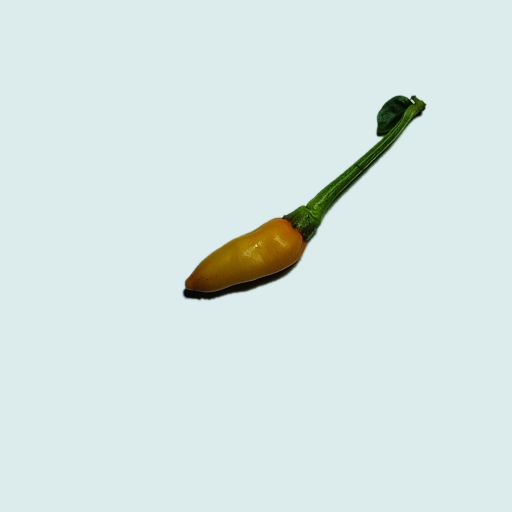
#> input picture dataset/raw/medium_ripe/IMG_20261107_150013.jpg, 1024 x 1024 px (shown at 1/2 size)
$ python -i crop.py   (imports and definitions only)
#> lines starting #> are read from the running program, lines starting #| are printed output that depends on the picture; after the words box and inside, x2 and y2 are one past the last pixel; in counts of white or black regions, pixels touching at a corner belong together
"""Crop v1: tách quả ớt khỏi nền và xuất ảnh vuông 224×224.

Quy ước quan trọng:
- Ảnh đầu vào là RGB uint8 ``[0, 255]``; KHÔNG rescale, KHÔNG đổi sang ``[0, 1]``.
- Raw luôn giữ nguyên; module này chỉ tạo ảnh derivative trong bộ nhớ.
- Cùng một hàm ``crop_v1`` phải được dùng khi tạo derivative và khi inference.

Thuật toán (``crop_v1``):
1. Ước lượng nền: median dải viền, hoặc ``background_ref`` do người gọi truyền.
2. Mask foreground: khoảng cách Euclid RGB > ``threshold``.
3. Morphology mở/đóng, giữ component lớn nhất, dilation để giữ cuống.
4. Bbox + padding ``pad_frac`` × max(w, h), vuông hoá, clamp/pad bằng màu nền.
5. Resize bilinear về ``output_size`` (mặc định 224).

Trạng thái:
- ``ok``: crop dùng được.
- ``needs_review``: mask quá nhỏ/quá lớn; vẫn xuất ảnh để kiểm tra nhưng KHÔNG
  đưa vào training cho đến khi duyệt.
- ``failed``: không có foreground; inference phải trả ``crop_failed`` và không dự đoán.
"""
from __future__ import annotations

from dataclasses import dataclass, field

import numpy as np
from PIL import Image, ImageFilter

CROP_VERSION = "crop_v1"

DEFAULT_THRESHOLD = 30.0
DEFAULT_PAD_FRAC = 0.20
DEFAULT_OUTPUT_SIZE = 224
DEFAULT_BORDER_FRAC = 0.05
DEFAULT_MIN_AREA_FRAC = 0.005
DEFAULT_MAX_AREA_FRAC = 0.60
DEFAULT_DILATE_PX = 2


@dataclass
class CropResult:
    """Kết quả crop_v1.

    ``image`` là RGB uint8 ``(output_size, output_size, 3)`` hoặc ``None`` nếu failed.
    ``mask`` chỉ dùng cho QA/debug, không serialize vào metadata.
    """

    image: np.ndarray | None
    bbox: tuple[int, int, int, int] | None
    crop_box: tuple[int, int, int, int] | None
    background_rgb: tuple[int, int, int]
    threshold: float
    status: str
    reason: str
    mask_area_frac: float
    pad_frac: float
    output_size: int
    source_size: tuple[int, int]
    mask: np.ndarray | None = field(default=None, repr=False)


def _as_rgb_array(image) -> np.ndarray:
    """Chuyển PIL Image / numpy array về RGB uint8 ``(H, W, 3)`` liên tục."""
    if isinstance(image, Image.Image):
        arr = np.asarray(image.convert("RGB"), dtype=np.uint8)
    else:
        arr = np.asarray(image)
        if arr.ndim == 2:
            arr = np.stack([arr, arr, arr], axis=-1)
        if arr.ndim != 3 or arr.shape[2] not in (3, 4):
            raise ValueError(f"Ảnh phải có 3 hoặc 4 kênh, nhận được shape {arr.shape}")
        if arr.shape[2] == 4:
            arr = arr[..., :3]
        if arr.dtype != np.uint8:
            arr = np.clip(arr, 0, 255).astype(np.uint8)
    return np.ascontiguousarray(arr)


# [4 lines left out: function load_image_rgb, not called in this run]


def estimate_background(image, border_frac: float = DEFAULT_BORDER_FRAC) -> np.ndarray:
    """Ước lượng màu nền bằng median dải viền ảnh.

    Trả về ``np.ndarray`` float32 shape ``(3,)``. Ảnh cũ có nền đồng nhất
    ≈ RGB(220, 235, 235); deployment nên truyền ``background_ref`` thay vì
    dựa vào viền nếu nền không đồng nhất.
    """
    arr = _as_rgb_array(image)
    h, w = arr.shape[:2]
    band = max(1, int(round(min(h, w) * float(border_frac))))
    parts = [
        arr[:band, :, :].reshape(-1, 3),
        arr[-band:, :, :].reshape(-1, 3),
        arr[:, :band, :].reshape(-1, 3),
        arr[:, -band:, :].reshape(-1, 3),
    ]
    pixels = np.concatenate(parts, axis=0)
    return np.median(pixels, axis=0).astype(np.float32)


def foreground_mask(image, background_rgb, threshold: float = DEFAULT_THRESHOLD) -> np.ndarray:
    """Mask boolean: pixel có khoảng cách Euclid RGB tới nền > ``threshold``."""
    arr = _as_rgb_array(image)
    bg = np.asarray(background_rgb, dtype=np.float32).reshape(1, 1, 3)
    diff = arr.astype(np.float32) - bg
    distance = np.sqrt(np.sum(diff * diff, axis=-1))
    return distance > float(threshold)


def _apply_filter(mask: np.ndarray, filt) -> np.ndarray:
    img = Image.fromarray((mask.astype(np.uint8) * 255))
    return np.asarray(img.filter(filt)) > 127


def _row_runs(row: np.ndarray) -> list[tuple[int, int]]:
    """Các đoạn ``True`` liên tiếp trong một hàng → [(start, end), ...]."""
    if not row.any():
        return []
    padded = np.concatenate(([False], row, [False]))
    diff = np.diff(padded.astype(np.int8))
    starts = np.flatnonzero(diff == 1)
    ends = np.flatnonzero(diff == -1)
    return [(int(s), int(e)) for s, e in zip(starts, ends)]


def _largest_component(mask: np.ndarray) -> np.ndarray:
    """Giữ component liên thông lớn nhất (run-length + union-find, không cần scipy)."""
    h, _w = mask.shape
    rows = [_row_runs(mask[y]) for y in range(h)]

    parent: list[int] = []
    length: list[int] = []

    def find(i: int) -> int:
        while parent[i] != i:
            parent[i] = parent[parent[i]]
            i = parent[i]
        return i

    def union(a: int, b: int) -> None:
        ra, rb = find(a), find(b)
        if ra == rb:
            return
        if ra < rb:
            parent[rb] = ra
            length[ra] += length[rb]
        else:
            parent[ra] = rb
            length[rb] += length[ra]

    run_ids: list[list[int]] = []
    for runs in rows:
        ids = []
        for start, end in runs:
            rid = len(parent)
            parent.append(rid)
            length.append(end - start)
            ids.append(rid)
        run_ids.append(ids)

    if not parent:
        return np.zeros_like(mask, dtype=bool)

    for y in range(1, h):
        prev, cur = rows[y - 1], rows[y]
        i = j = 0
        while i < len(prev) and j < len(cur):
            s1, e1 = prev[i]
            s2, e2 = cur[j]
            if s1 < e2 and s2 < e1:
                union(run_ids[y - 1][i], run_ids[y][j])
            if e1 <= e2:
                i += 1
            else:
                j += 1

    best_root = max(range(len(parent)), key=lambda i: length[find(i)])
    best_root = find(best_root)

    out = np.zeros_like(mask, dtype=bool)
    for y, runs in enumerate(rows):
        for (start, end), rid in zip(runs, run_ids[y]):
            if find(rid) == best_root:
                out[y, start:end] = True
    return out


def clean_mask(
    mask: np.ndarray,
    dilate_px: int = DEFAULT_DILATE_PX,
    open_size: int = 3,
    close_size: int = 5,
) -> np.ndarray:
    """Mở/đóng morphology → giữ component lớn nhất → dilation.

    Dilation giúp giữ cuống mảnh và tránh cắt sát mép quả. Không dùng scipy để
    giữ đường inference trên Termux nhẹ.
    """
    out = mask.astype(bool)
    if open_size >= 3:
        out = _apply_filter(out, ImageFilter.MinFilter(open_size))
        out = _apply_filter(out, ImageFilter.MaxFilter(open_size))
    if close_size >= 3:
        out = _apply_filter(out, ImageFilter.MaxFilter(close_size))
        out = _apply_filter(out, ImageFilter.MinFilter(close_size))
    out = _largest_component(out)
    if dilate_px > 0:
        size = 2 * int(dilate_px) + 1
        out = _apply_filter(out, ImageFilter.MaxFilter(size))
    return out


def crop_v1(
    image,
    background_ref=None,
    threshold: float = DEFAULT_THRESHOLD,
    pad_frac: float = DEFAULT_PAD_FRAC,
    output_size: int = DEFAULT_OUTPUT_SIZE,
    border_frac: float = DEFAULT_BORDER_FRAC,
    min_area_frac: float = DEFAULT_MIN_AREA_FRAC,
    max_area_frac: float = DEFAULT_MAX_AREA_FRAC,
    dilate_px: int = DEFAULT_DILATE_PX,
) -> CropResult:
    """Crop một ảnh RGB theo ``crop_v1``.

    ``background_ref``: màu nền (tuple/list/array 3 phần tử) hoặc ``None`` để
    ước lượng từ viền ảnh. Deployment nên truyền frame nền tham chiếu.
    """
    arr = _as_rgb_array(image)
    h, w = arr.shape[:2]
    source_size = (int(w), int(h))

    if background_ref is None:
        bg = estimate_background(arr, border_frac=border_frac)
    else:
        bg = np.asarray(background_ref, dtype=np.float32).reshape(-1)[:3]

    mask = foreground_mask(arr, bg, threshold=threshold)
    mask = clean_mask(mask, dilate_px=dilate_px)
    area_frac = float(mask.mean())

    ys, xs = np.nonzero(mask)
    if xs.size == 0:
        return CropResult(
            image=None, bbox=None, crop_box=None,
            background_rgb=tuple(int(round(float(v))) for v in bg),
            threshold=float(threshold), status="failed", reason="empty_mask",
            mask_area_frac=0.0, pad_frac=float(pad_frac),
            output_size=int(output_size), source_size=source_size, mask=mask,
        )

    x0 = int(xs.min())
    x1 = int(xs.max()) + 1
    y0 = int(ys.min())
    y1 = int(ys.max()) + 1
    bw, bh = x1 - x0, y1 - y0

    pad = float(pad_frac) * max(bw, bh)
    side = max(1, int(round(max(bw, bh) + 2.0 * pad)))
    cx = (x0 + x1) / 2.0
    cy = (y0 + y1) / 2.0
    sx0 = int(round(cx - side / 2.0))
    sy0 = int(round(cy - side / 2.0))
    sx1 = sx0 + side
    sy1 = sy0 + side

    bg_u8 = np.clip(np.rint(bg), 0, 255).astype(np.uint8)
    canvas = np.empty((side, side, 3), dtype=np.uint8)
    canvas[...] = bg_u8

    ix0, iy0 = max(0, sx0), max(0, sy0)
    ix1, iy1 = min(w, sx1), min(h, sy1)
    if ix1 > ix0 and iy1 > iy0:
        canvas[iy0 - sy0:iy1 - sy0, ix0 - sx0:ix1 - sx0] = arr[iy0:iy1, ix0:ix1]

    out_img = Image.fromarray(canvas).resize(
        (int(output_size), int(output_size)), resample=Image.Resampling.BILINEAR)
    out = np.asarray(out_img, dtype=np.uint8)

    status, reason = "ok", ""
    if area_frac < float(min_area_frac):
        status, reason = "needs_review", f"mask_too_small:{area_frac:.5f}"
    elif area_frac > float(max_area_frac):
        status, reason = "needs_review", f"mask_too_large:{area_frac:.5f}"

    return CropResult(
        image=out, bbox=(x0, y0, x1, y1), crop_box=(sx0, sy0, sx1, sy1),
        background_rgb=tuple(int(round(float(v))) for v in bg),
        threshold=float(threshold), status=status, reason=reason,
        mask_area_frac=area_frac, pad_frac=float(pad_frac),
        output_size=int(output_size), source_size=source_size, mask=mask,
    )

>>> import cv2
>>> picture = cv2.imread('../dataset/raw/medium_ripe/IMG_20261107_150013.jpg', cv2.IMREAD_GRAYSCALE)
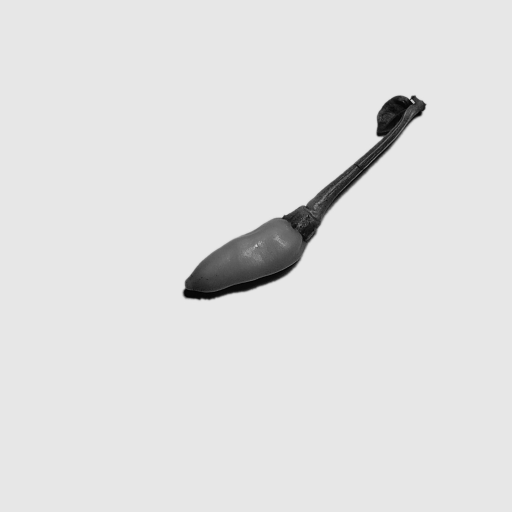
#> picture: shape (1024, 1024) (shown at 1/2 size); min 0, max 238, mean 224.9
>>> result = crop_v1(picture)
#> in crop_v1, `bg = estimate_background(arr, border_frac=border_frac)`: bg = [231, 231, 231]
#> in foreground_mask, `bg = np.asarray(background_rgb, dtype=np.float32).reshape(1, 1, 3)`: bg = [[231, 231, 231]]
#> in foreground_mask, `distance = np.sqrt(np.sum(diff * diff, axis=-1))`:
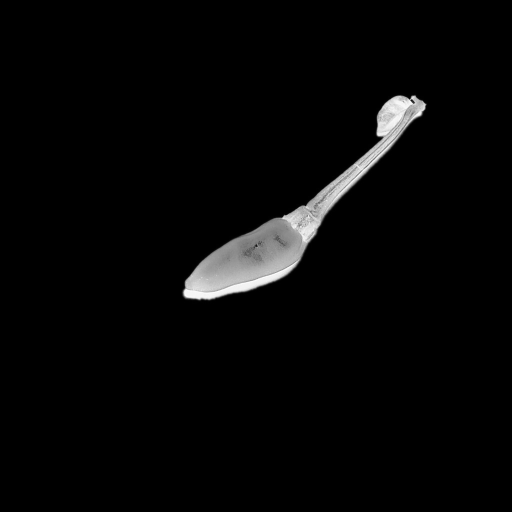
#> distance: shape (1024, 1024) float32 (shown at 1/2 size); min 0, max 400.1, mean 10.5; drawn with min black and max white
#> in foreground_mask, `return distance > float(threshold)`:
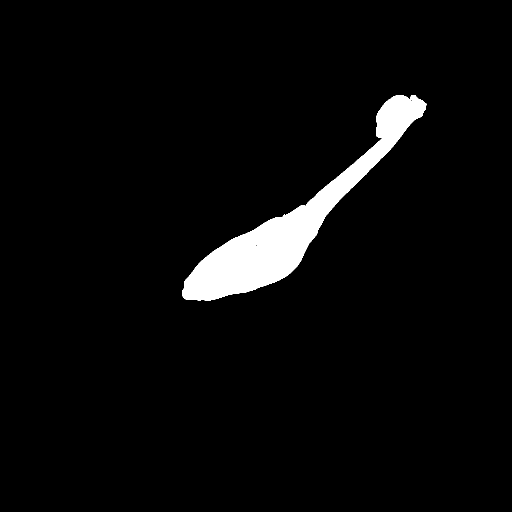
#> returned value: shape (1024, 1024) bool (shown at 1/2 size); 3.9% white; 1 white region, box (x1, y1, x2, y2) and area: (364, 190, 854, 602) 40903
#> in _apply_filter, `return np.asarray(img.filter(filt)) > 127`:
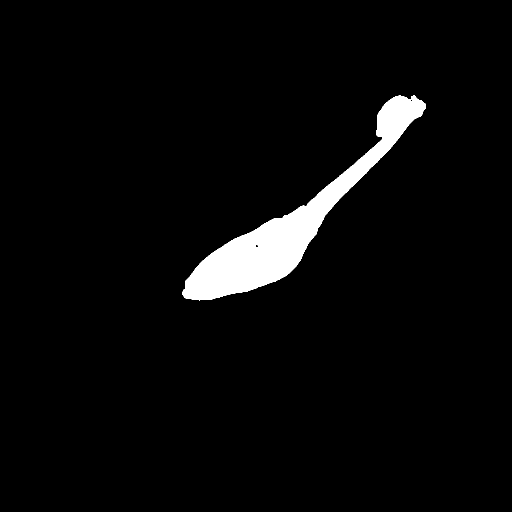
#> returned value: shape (1024, 1024) bool (shown at 1/2 size); 3.7% white; 1 white region, box (x1, y1, x2, y2) and area: (365, 191, 852, 601) 39022
#> in _apply_filter (call 2), `return np.asarray(img.filter(filt)) > 127`: returned value: shape (1024, 1024) bool; 3.9% white; 1 white region, box (x1, y1, x2, y2) and area: (364, 190, 853, 602) 40896
#> in _apply_filter (call 3), `return np.asarray(img.filter(filt)) > 127`:
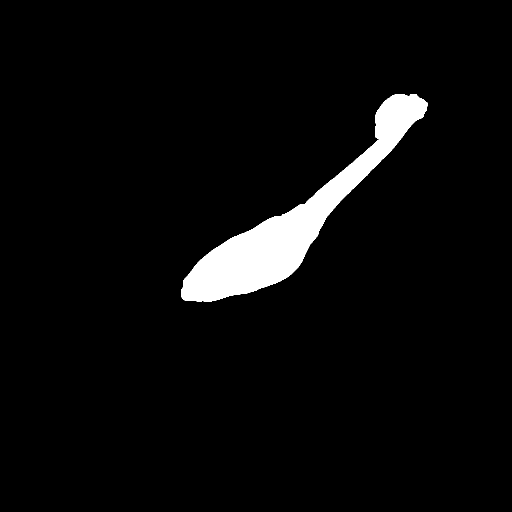
#> returned value: shape (1024, 1024) bool (shown at 1/2 size); 4.3% white; 1 white region, box (x1, y1, x2, y2) and area: (362, 188, 855, 604) 44610
#> in _apply_filter (call 4), `return np.asarray(img.filter(filt)) > 127`: returned value: shape (1024, 1024) bool; 3.9% white; 1 white region, box (x1, y1, x2, y2) and area: (364, 190, 853, 602) 40922
#> in _largest_component, `rows = [_row_runs(mask[y]) for y in range(h)]`: rows = 1024 items, first 6: [], [], [], [], [], []
#> after the loop in _largest_component, `for runs in rows:`: length = 419 values, max 202 at index 348, min 4 at index 418, mean 97.67; parent = 419 values from 0 to 418; run_ids = 1024 items, first 6: [], [], [], [], [], []
#> in _largest_component, `best_root = max(range(len(parent)), key=lambda i: length[find(i)])`: best_root = 0
#> in crop_v1, `area_frac = float(mask.mean())`: area_frac = 0.0425
#> in crop_v1, `x0 = int(xs.min())`: x0 = 362
#> in crop_v1, `x1 = int(xs.max()) + 1`: x1 = 855
#> in crop_v1, `y0 = int(ys.min())`: y0 = 188
#> in crop_v1, `y1 = int(ys.max()) + 1`: y1 = 604
#> in crop_v1, `bw, bh = x1 - x0, y1 - y0`: bw = 493; bh = 416
#> in crop_v1, `pad = float(pad_frac) * max(bw, bh)`: pad = 98.6
#> in crop_v1, `side = max(1, int(round(max(bw, bh) + 2.0 * pad)))`: side = 690
#> in crop_v1, `cx = (x0 + x1) / 2.0`: cx = 608.5
#> in crop_v1, `cy = (y0 + y1) / 2.0`: cy = 396
#> in crop_v1, `sx0 = int(round(cx - side / 2.0))`: sx0 = 264
#> in crop_v1, `sy0 = int(round(cy - side / 2.0))`: sy0 = 51
#> in crop_v1, `sx1 = sx0 + side`: sx1 = 954
#> in crop_v1, `sy1 = sy0 + side`: sy1 = 741
#> in crop_v1, `bg_u8 = np.clip(np.rint(bg), 0, 255).astype(np.uint8)`: bg_u8 = [231, 231, 231]
#> in crop_v1, `canvas[...] = bg_u8`: canvas: shape (690, 690, 3); every value is 231
#> in crop_v1, `ix0, iy0 = max(0, sx0), max(0, sy0)`: ix0 = 264; iy0 = 51
#> in crop_v1, `ix1, iy1 = min(w, sx1), min(h, sy1)`: ix1 = 954; iy1 = 741
#> in crop_v1, `canvas[iy0 - sy0:iy1 - sy0, ix0 - sx0:ix1 - sx0] = arr[iy0:iy1, ix0:ix1]`:
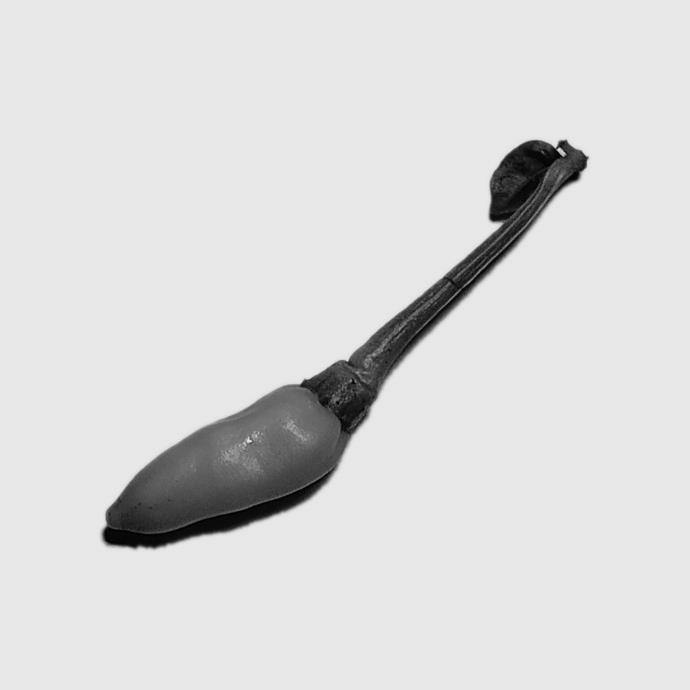
#> canvas: shape (690, 690, 3); min 0, max 238, mean 217.6

$ run again, on dataset/raw/medium_ripe/IMG_20261107_150017.jpg
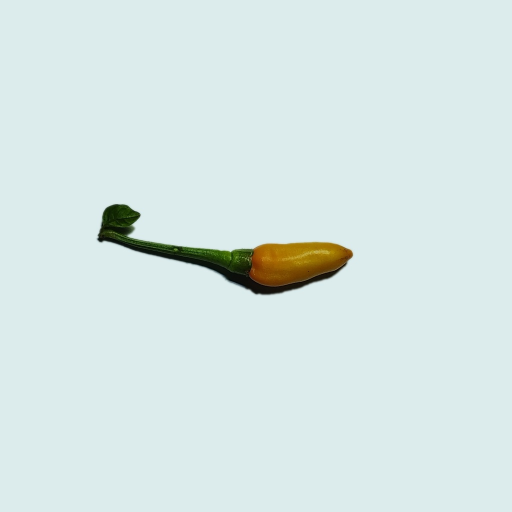
#> input picture dataset/raw/medium_ripe/IMG_20261107_150017.jpg, 1024 x 1024 px (shown at 1/2 size)
#> in crop_v1, `bg = estimate_background(arr, border_frac=border_frac)`: bg = [231, 231, 231]
#> in foreground_mask, `bg = np.asarray(background_rgb, dtype=np.float32).reshape(1, 1, 3)`: bg = [[231, 231, 231]]
#> img: PIL image 1024x1024 L; 3.1% white; 1 white region, box (x1, y1, x2, y2) and area: (192, 408, 707, 591) 32677
#> img: PIL image 1024x1024 L; 3% white; 1 white region, box (x1, y1, x2, y2) and area: (194, 409, 706, 590) 31168
#> img: PIL image 1024x1024 L; 3.1% white; 1 white region, box (x1, y1, x2, y2) and area: (193, 408, 707, 591) 32666
#> in _apply_filter (call 3), `return np.asarray(img.filter(filt)) > 127`:
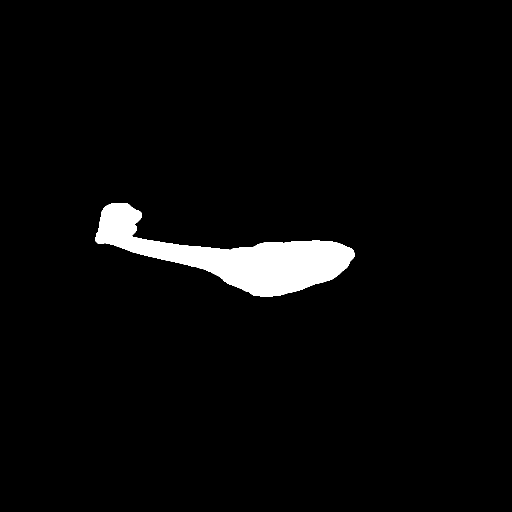
#> returned value: shape (1024, 1024) bool (shown at 1/2 size); 3.4% white; 1 white region, box (x1, y1, x2, y2) and area: (191, 406, 709, 593) 35677
#> rows = 1024 items, first 6: [], [], [], [], [], []
#> after the loop in _largest_component, `for runs in rows:`: length = 207 values, max 438 at index 118, min 3 at index 114, mean 157.9; parent = 207 values from 0 to 206; run_ids = 1024 items, first 6: [], [], [], [], [], []
#> best_root = 0
#> img: PIL image 1024x1024 L; 3.1% white; 1 white region, box (x1, y1, x2, y2) and area: (193, 408, 707, 591) 32685
#> area_frac = 0.034
#> x0 = 191
#> x1 = 709
#> y0 = 406
#> y1 = 593
#> bw = 518; bh = 187
#> pad = 103.6
#> side = 725
#> cx = 450
#> cy = 499.5
#> sx0 = 88
#> sy0 = 137
#> sx1 = 813
#> sy1 = 862
#> bg_u8 = [231, 231, 231]
#> ix0 = 88; iy0 = 137
#> ix1 = 813; iy1 = 862
#> in crop_v1, `canvas[iy0 - sy0:iy1 - sy0, ix0 - sx0:ix1 - sx0] = arr[iy0:iy1, ix0:ix1]`:
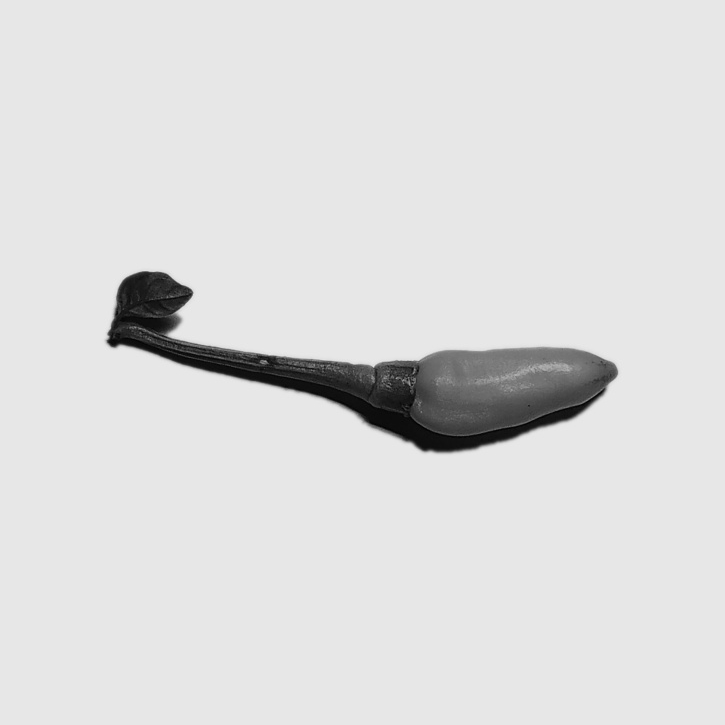
#> canvas: shape (725, 725, 3); min 1, max 236, mean 221.2

$ run again, on dataset/raw/medium_ripe/IMG_20261107_150038.jpg
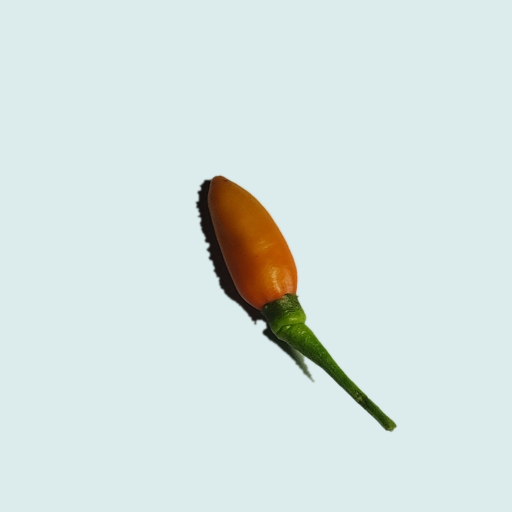
#> input picture dataset/raw/medium_ripe/IMG_20261107_150038.jpg, 1024 x 1024 px (shown at 1/2 size)
#> in crop_v1, `bg = estimate_background(arr, border_frac=border_frac)`: bg = [231, 231, 231]
#> in foreground_mask, `bg = np.asarray(background_rgb, dtype=np.float32).reshape(1, 1, 3)`: bg = [[231, 231, 231]]
#> img: PIL image 1024x1024 L; 5.1% white; 1 white region, box (x1, y1, x2, y2) and area: (390, 350, 794, 864) 53467
#> img: PIL image 1024x1024 L; 4.9% white; 1 white region, box (x1, y1, x2, y2) and area: (391, 351, 793, 863) 51404
#> img: PIL image 1024x1024 L; 5.1% white; 1 white region, box (x1, y1, x2, y2) and area: (390, 350, 794, 864) 53464
#> in _apply_filter (call 3), `return np.asarray(img.filter(filt)) > 127`:
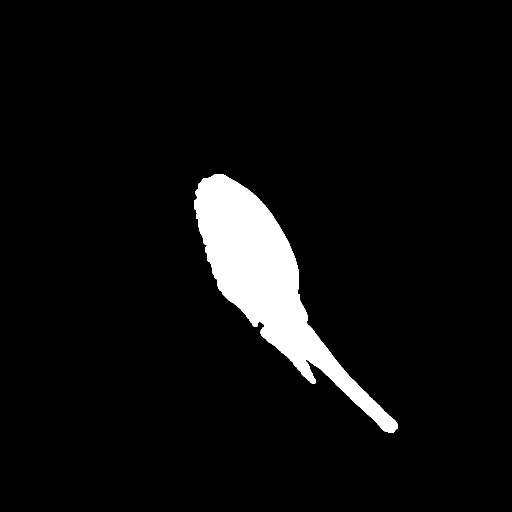
#> returned value: shape (1024, 1024) bool (shown at 1/2 size); 5.5% white; 1 white region, box (x1, y1, x2, y2) and area: (388, 348, 796, 866) 57597
#> rows = 1024 items, first 6: [], [], [], [], [], []
#> after the loop in _largest_component, `for runs in rows:`: length = 571 values, max 173 at index 168, min 4 at index 308, mean 93.7; parent = 571 values from 0 to 570; run_ids = 1024 items, first 6: [], [], [], [], [], []
#> best_root = 0
#> img: PIL image 1024x1024 L; 5.1% white; 1 white region, box (x1, y1, x2, y2) and area: (390, 350, 794, 864) 53501
#> area_frac = 0.0549
#> x0 = 388
#> x1 = 796
#> y0 = 348
#> y1 = 866
#> bw = 408; bh = 518
#> pad = 103.6
#> side = 725
#> cx = 592
#> cy = 607
#> sx0 = 230
#> sy0 = 244
#> sx1 = 955
#> sy1 = 969
#> bg_u8 = [231, 231, 231]
#> ix0 = 230; iy0 = 244
#> ix1 = 955; iy1 = 969
#> in crop_v1, `canvas[iy0 - sy0:iy1 - sy0, ix0 - sx0:ix1 - sx0] = arr[iy0:iy1, ix0:ix1]`:
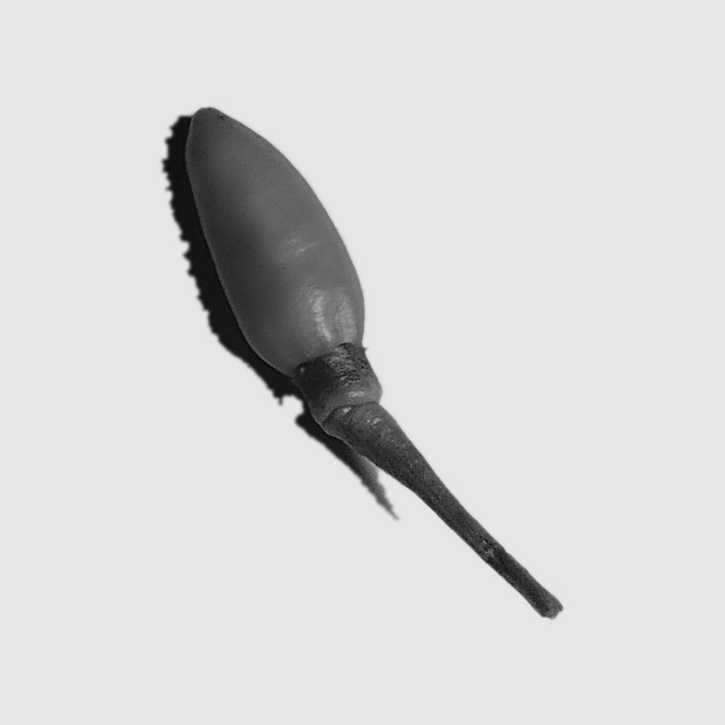
#> canvas: shape (725, 725, 3); min 2, max 236, mean 215.2
